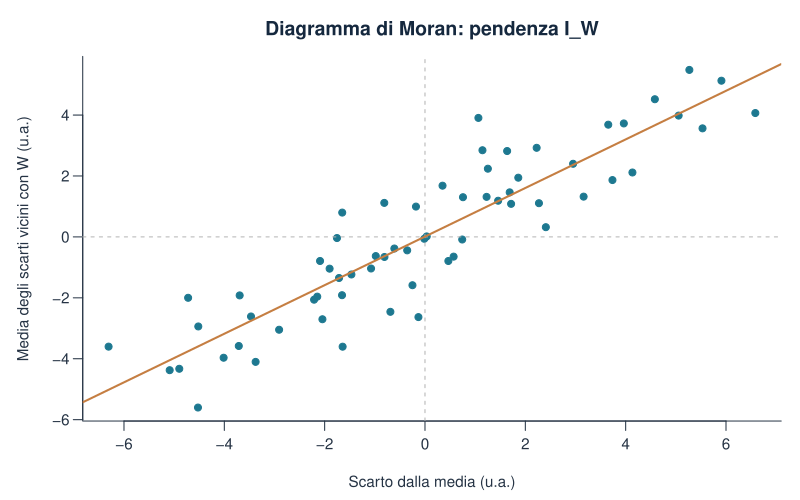

The R source for this figure:
lag_W <- as.numeric(W%*%v)
retta <- lm(lag_W~v)
pendenza <- unname(coef(retta)["v"])
data.frame(intercetta=coef(retta)[1],pendenza=pendenza,I_W=I_W,I_A=I_A)
stopifnot(abs(pendenza-I_W)<1e-12)
stile_grafico()
plot(v,lag_W,pch=19,col=palette_geo[1],xlab="Scarto dalla media (u.a.)",
  ylab="Media degli scarti vicini con W (u.a.)",main="Diagramma di Moran: pendenza I_W")
abline(h=0,v=0,lty=2,col="grey70");abline(retta,col=palette_geo[2],lwd=2)
